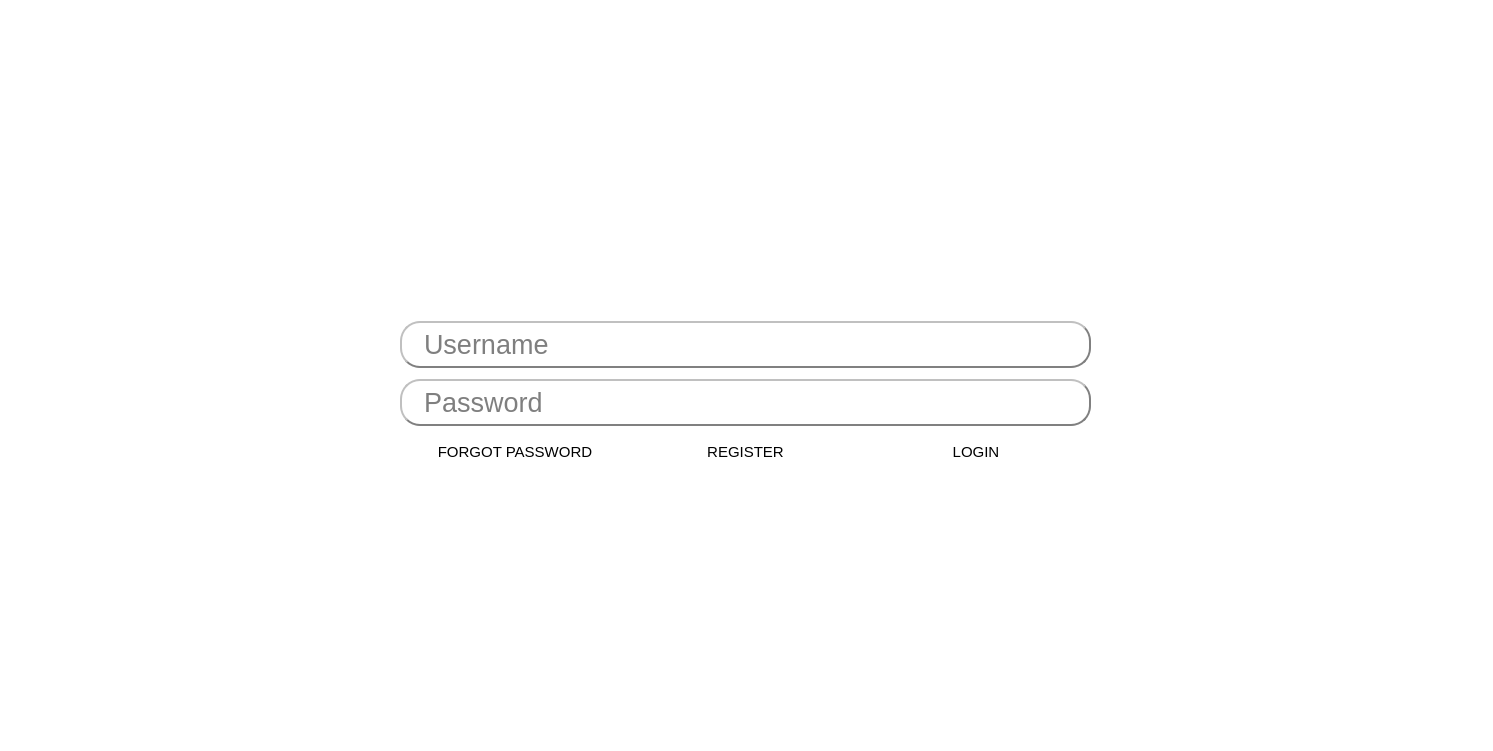
<?xml version="1.0" encoding="UTF-8"?>
<ui version="4.0">
 <class>Form</class>
 <widget class="QWidget" name="Form">
  <property name="geometry">
   <rect>
    <x>0</x>
    <y>0</y>
    <width>1493</width>
    <height>751</height>
   </rect>
  </property>
  <property name="cursor">
   <cursorShape>UpArrowCursor</cursorShape>
  </property>
  <property name="windowTitle">
   <string>Form</string>
  </property>
  <property name="autoFillBackground">
   <bool>false</bool>
  </property>
  <property name="styleSheet">
   <string notr="true">#Form{
	background: white;
}
QPushButton {
    border-style: outset;
    font: 15px;
    min-width: 10em;
    padding: 6px;
}
QPushButton:pressed {
	font: 14px;
	background-color: white;
    border-style: inset;
}
verticalLayout{
	background-color:white;
}
QLineEdit{
	background:white;
	border-color: gray;
	border-style: outset;
    border-width: 2px;
	border-radius: 20px;	
	padding: 5px 20px;
	font: 20pt &quot;Arial&quot;;
}</string>
  </property>
  <widget class="QLabel" name="background_label">
   <property name="enabled">
    <bool>true</bool>
   </property>
   <property name="geometry">
    <rect>
     <x>-10</x>
     <y>0</y>
     <width>1500</width>
     <height>761</height>
    </rect>
   </property>
   <property name="contextMenuPolicy">
    <enum>Qt::ContextMenuPolicy::NoContextMenu</enum>
   </property>
   <property name="text">
    <string/>
   </property>
  </widget>
  <widget class="QWidget" name="verticalLayoutWidget">
   <property name="geometry">
    <rect>
     <x>400</x>
     <y>320</y>
     <width>691</width>
     <height>148</height>
    </rect>
   </property>
   <layout class="QVBoxLayout" name="verticalLayout">
    <property name="spacing">
     <number>10</number>
    </property>
    <item>
     <widget class="QLineEdit" name="login_input">
      <property name="font">
       <font>
        <family>Arial</family>
        <pointsize>20</pointsize>
        <italic>false</italic>
        <bold>false</bold>
       </font>
      </property>
      <property name="placeholderText">
       <string>Username</string>
      </property>
     </widget>
    </item>
    <item>
     <widget class="QLineEdit" name="password_input">
      <property name="font">
       <font>
        <family>Arial</family>
        <pointsize>20</pointsize>
        <italic>false</italic>
        <bold>false</bold>
       </font>
      </property>
      <property name="layoutDirection">
       <enum>Qt::LayoutDirection::LeftToRight</enum>
      </property>
      <property name="inputMask">
       <string/>
      </property>
      <property name="text">
       <string/>
      </property>
      <property name="maxLength">
       <number>32767</number>
      </property>
      <property name="echoMode">
       <enum>QLineEdit::EchoMode::Password</enum>
      </property>
      <property name="placeholderText">
       <string>Password</string>
      </property>
      <property name="clearButtonEnabled">
       <bool>false</bool>
      </property>
     </widget>
    </item>
    <item>
     <layout class="QHBoxLayout" name="horizontalLayout">
      <property name="spacing">
       <number>0</number>
      </property>
      <item>
       <widget class="QPushButton" name="forgot_btn">
        <property name="layoutDirection">
         <enum>Qt::LayoutDirection::LeftToRight</enum>
        </property>
        <property name="styleSheet">
         <string notr="true"/>
        </property>
        <property name="text">
         <string>FORGOT PASSWORD</string>
        </property>
        <property name="iconSize">
         <size>
          <width>2</width>
          <height>2</height>
         </size>
        </property>
       </widget>
      </item>
      <item>
       <widget class="QPushButton" name="reg_btn">
        <property name="layoutDirection">
         <enum>Qt::LayoutDirection::LeftToRight</enum>
        </property>
        <property name="styleSheet">
         <string notr="true"/>
        </property>
        <property name="text">
         <string>REGISTER</string>
        </property>
        <property name="iconSize">
         <size>
          <width>8</width>
          <height>8</height>
         </size>
        </property>
       </widget>
      </item>
      <item>
       <widget class="QPushButton" name="login_btn">
        <property name="styleSheet">
         <string notr="true"/>
        </property>
        <property name="text">
         <string>LOGIN</string>
        </property>
        <property name="iconSize">
         <size>
          <width>8</width>
          <height>8</height>
         </size>
        </property>
        <property name="autoDefault">
         <bool>false</bool>
        </property>
        <property name="default">
         <bool>false</bool>
        </property>
        <property name="flat">
         <bool>false</bool>
        </property>
       </widget>
      </item>
     </layout>
    </item>
   </layout>
  </widget>
 </widget>
 <resources>
  <include location="sources/login.qrc"/>
 </resources>
 <connections/>
</ui>
